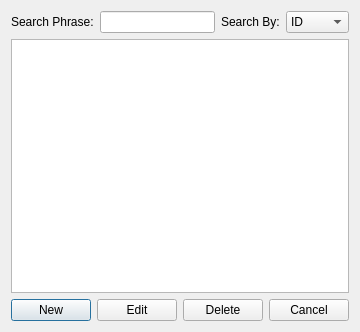
<?xml version="1.0" encoding="UTF-8"?>
<ui version="4.0">
 <class>SearchWindowCapacitor</class>
 <widget class="QDialog" name="SearchWindowCapacitor">
  <property name="geometry">
   <rect>
    <x>0</x>
    <y>0</y>
    <width>338</width>
    <height>332</height>
   </rect>
  </property>
  <property name="windowTitle">
   <string>Dialog</string>
  </property>
  <layout class="QVBoxLayout" name="verticalLayout">
   <item>
    <layout class="QHBoxLayout" name="horizontalLayout">
     <item>
      <widget class="QLabel" name="label">
       <property name="text">
        <string>Search Phrase:</string>
       </property>
      </widget>
     </item>
     <item>
      <widget class="QLineEdit" name="Capacitor_searchPhrase_lineEdit">
       <property name="clearButtonEnabled">
        <bool>false</bool>
       </property>
      </widget>
     </item>
     <item>
      <widget class="QLabel" name="label_2">
       <property name="text">
        <string>Search By:</string>
       </property>
      </widget>
     </item>
     <item>
      <widget class="QComboBox" name="Capacitor_searchBy_comboBox">
       <item>
        <property name="text">
         <string>ID</string>
        </property>
       </item>
       <item>
        <property name="text">
         <string>Name</string>
        </property>
       </item>
       <item>
        <property name="text">
         <string>JobID</string>
        </property>
       </item>
      </widget>
     </item>
    </layout>
   </item>
   <item>
    <widget class="QTableView" name="capacitor_tableView"/>
   </item>
   <item>
    <layout class="QHBoxLayout" name="horizontalLayout_2">
     <item>
      <widget class="QPushButton" name="new_pushButton">
       <property name="text">
        <string>New</string>
       </property>
      </widget>
     </item>
     <item>
      <widget class="QPushButton" name="edit_pushButton">
       <property name="text">
        <string>Edit</string>
       </property>
      </widget>
     </item>
     <item>
      <widget class="QPushButton" name="delete_pushButton">
       <property name="text">
        <string>Delete</string>
       </property>
      </widget>
     </item>
     <item>
      <widget class="QPushButton" name="cancel_pushButton">
       <property name="text">
        <string>Cancel</string>
       </property>
      </widget>
     </item>
    </layout>
   </item>
  </layout>
 </widget>
 <resources/>
 <connections/>
</ui>
